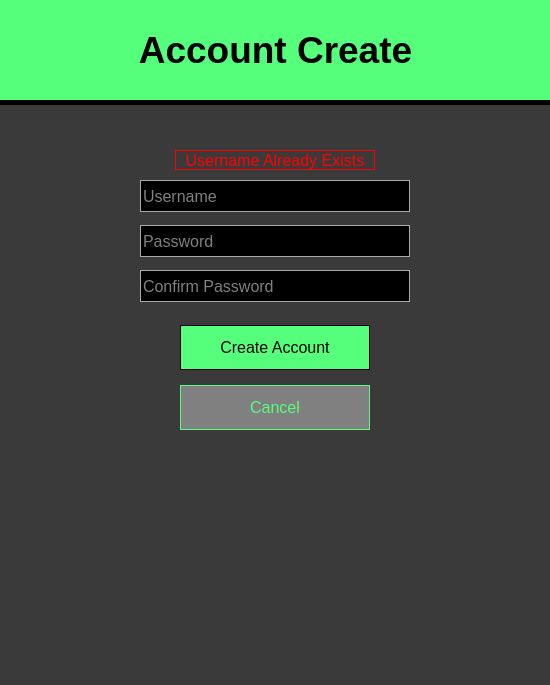
<?xml version="1.0" encoding="UTF-8"?>
<ui version="4.0">
 <class>cove_createaccount</class>
 <widget class="QWidget" name="cove_createaccount">
  <property name="windowModality">
   <enum>Qt::NonModal</enum>
  </property>
  <property name="geometry">
   <rect>
    <x>0</x>
    <y>0</y>
    <width>550</width>
    <height>685</height>
   </rect>
  </property>
  <property name="palette">
   <palette>
    <active>
     <colorrole role="WindowText">
      <brush brushstyle="SolidPattern">
       <color alpha="255">
        <red>255</red>
        <green>255</green>
        <blue>255</blue>
       </color>
      </brush>
     </colorrole>
     <colorrole role="Button">
      <brush brushstyle="SolidPattern">
       <color alpha="255">
        <red>58</red>
        <green>58</green>
        <blue>58</blue>
       </color>
      </brush>
     </colorrole>
     <colorrole role="Light">
      <brush brushstyle="SolidPattern">
       <color alpha="255">
        <red>87</red>
        <green>87</green>
        <blue>87</blue>
       </color>
      </brush>
     </colorrole>
     <colorrole role="Midlight">
      <brush brushstyle="SolidPattern">
       <color alpha="255">
        <red>72</red>
        <green>72</green>
        <blue>72</blue>
       </color>
      </brush>
     </colorrole>
     <colorrole role="Dark">
      <brush brushstyle="SolidPattern">
       <color alpha="255">
        <red>29</red>
        <green>29</green>
        <blue>29</blue>
       </color>
      </brush>
     </colorrole>
     <colorrole role="Mid">
      <brush brushstyle="SolidPattern">
       <color alpha="255">
        <red>38</red>
        <green>38</green>
        <blue>38</blue>
       </color>
      </brush>
     </colorrole>
     <colorrole role="Text">
      <brush brushstyle="SolidPattern">
       <color alpha="255">
        <red>255</red>
        <green>255</green>
        <blue>255</blue>
       </color>
      </brush>
     </colorrole>
     <colorrole role="BrightText">
      <brush brushstyle="SolidPattern">
       <color alpha="255">
        <red>255</red>
        <green>255</green>
        <blue>255</blue>
       </color>
      </brush>
     </colorrole>
     <colorrole role="ButtonText">
      <brush brushstyle="SolidPattern">
       <color alpha="255">
        <red>255</red>
        <green>255</green>
        <blue>255</blue>
       </color>
      </brush>
     </colorrole>
     <colorrole role="Base">
      <brush brushstyle="SolidPattern">
       <color alpha="255">
        <red>0</red>
        <green>0</green>
        <blue>0</blue>
       </color>
      </brush>
     </colorrole>
     <colorrole role="Window">
      <brush brushstyle="SolidPattern">
       <color alpha="255">
        <red>58</red>
        <green>58</green>
        <blue>58</blue>
       </color>
      </brush>
     </colorrole>
     <colorrole role="Shadow">
      <brush brushstyle="SolidPattern">
       <color alpha="255">
        <red>0</red>
        <green>0</green>
        <blue>0</blue>
       </color>
      </brush>
     </colorrole>
     <colorrole role="AlternateBase">
      <brush brushstyle="SolidPattern">
       <color alpha="255">
        <red>29</red>
        <green>29</green>
        <blue>29</blue>
       </color>
      </brush>
     </colorrole>
     <colorrole role="ToolTipBase">
      <brush brushstyle="SolidPattern">
       <color alpha="255">
        <red>255</red>
        <green>255</green>
        <blue>220</blue>
       </color>
      </brush>
     </colorrole>
     <colorrole role="ToolTipText">
      <brush brushstyle="SolidPattern">
       <color alpha="255">
        <red>0</red>
        <green>0</green>
        <blue>0</blue>
       </color>
      </brush>
     </colorrole>
    </active>
    <inactive>
     <colorrole role="WindowText">
      <brush brushstyle="SolidPattern">
       <color alpha="255">
        <red>255</red>
        <green>255</green>
        <blue>255</blue>
       </color>
      </brush>
     </colorrole>
     <colorrole role="Button">
      <brush brushstyle="SolidPattern">
       <color alpha="255">
        <red>58</red>
        <green>58</green>
        <blue>58</blue>
       </color>
      </brush>
     </colorrole>
     <colorrole role="Light">
      <brush brushstyle="SolidPattern">
       <color alpha="255">
        <red>87</red>
        <green>87</green>
        <blue>87</blue>
       </color>
      </brush>
     </colorrole>
     <colorrole role="Midlight">
      <brush brushstyle="SolidPattern">
       <color alpha="255">
        <red>72</red>
        <green>72</green>
        <blue>72</blue>
       </color>
      </brush>
     </colorrole>
     <colorrole role="Dark">
      <brush brushstyle="SolidPattern">
       <color alpha="255">
        <red>29</red>
        <green>29</green>
        <blue>29</blue>
       </color>
      </brush>
     </colorrole>
     <colorrole role="Mid">
      <brush brushstyle="SolidPattern">
       <color alpha="255">
        <red>38</red>
        <green>38</green>
        <blue>38</blue>
       </color>
      </brush>
     </colorrole>
     <colorrole role="Text">
      <brush brushstyle="SolidPattern">
       <color alpha="255">
        <red>255</red>
        <green>255</green>
        <blue>255</blue>
       </color>
      </brush>
     </colorrole>
     <colorrole role="BrightText">
      <brush brushstyle="SolidPattern">
       <color alpha="255">
        <red>255</red>
        <green>255</green>
        <blue>255</blue>
       </color>
      </brush>
     </colorrole>
     <colorrole role="ButtonText">
      <brush brushstyle="SolidPattern">
       <color alpha="255">
        <red>255</red>
        <green>255</green>
        <blue>255</blue>
       </color>
      </brush>
     </colorrole>
     <colorrole role="Base">
      <brush brushstyle="SolidPattern">
       <color alpha="255">
        <red>0</red>
        <green>0</green>
        <blue>0</blue>
       </color>
      </brush>
     </colorrole>
     <colorrole role="Window">
      <brush brushstyle="SolidPattern">
       <color alpha="255">
        <red>58</red>
        <green>58</green>
        <blue>58</blue>
       </color>
      </brush>
     </colorrole>
     <colorrole role="Shadow">
      <brush brushstyle="SolidPattern">
       <color alpha="255">
        <red>0</red>
        <green>0</green>
        <blue>0</blue>
       </color>
      </brush>
     </colorrole>
     <colorrole role="AlternateBase">
      <brush brushstyle="SolidPattern">
       <color alpha="255">
        <red>29</red>
        <green>29</green>
        <blue>29</blue>
       </color>
      </brush>
     </colorrole>
     <colorrole role="ToolTipBase">
      <brush brushstyle="SolidPattern">
       <color alpha="255">
        <red>255</red>
        <green>255</green>
        <blue>220</blue>
       </color>
      </brush>
     </colorrole>
     <colorrole role="ToolTipText">
      <brush brushstyle="SolidPattern">
       <color alpha="255">
        <red>0</red>
        <green>0</green>
        <blue>0</blue>
       </color>
      </brush>
     </colorrole>
    </inactive>
    <disabled>
     <colorrole role="WindowText">
      <brush brushstyle="SolidPattern">
       <color alpha="255">
        <red>29</red>
        <green>29</green>
        <blue>29</blue>
       </color>
      </brush>
     </colorrole>
     <colorrole role="Button">
      <brush brushstyle="SolidPattern">
       <color alpha="255">
        <red>58</red>
        <green>58</green>
        <blue>58</blue>
       </color>
      </brush>
     </colorrole>
     <colorrole role="Light">
      <brush brushstyle="SolidPattern">
       <color alpha="255">
        <red>87</red>
        <green>87</green>
        <blue>87</blue>
       </color>
      </brush>
     </colorrole>
     <colorrole role="Midlight">
      <brush brushstyle="SolidPattern">
       <color alpha="255">
        <red>72</red>
        <green>72</green>
        <blue>72</blue>
       </color>
      </brush>
     </colorrole>
     <colorrole role="Dark">
      <brush brushstyle="SolidPattern">
       <color alpha="255">
        <red>29</red>
        <green>29</green>
        <blue>29</blue>
       </color>
      </brush>
     </colorrole>
     <colorrole role="Mid">
      <brush brushstyle="SolidPattern">
       <color alpha="255">
        <red>38</red>
        <green>38</green>
        <blue>38</blue>
       </color>
      </brush>
     </colorrole>
     <colorrole role="Text">
      <brush brushstyle="SolidPattern">
       <color alpha="255">
        <red>29</red>
        <green>29</green>
        <blue>29</blue>
       </color>
      </brush>
     </colorrole>
     <colorrole role="BrightText">
      <brush brushstyle="SolidPattern">
       <color alpha="255">
        <red>255</red>
        <green>255</green>
        <blue>255</blue>
       </color>
      </brush>
     </colorrole>
     <colorrole role="ButtonText">
      <brush brushstyle="SolidPattern">
       <color alpha="255">
        <red>29</red>
        <green>29</green>
        <blue>29</blue>
       </color>
      </brush>
     </colorrole>
     <colorrole role="Base">
      <brush brushstyle="SolidPattern">
       <color alpha="255">
        <red>58</red>
        <green>58</green>
        <blue>58</blue>
       </color>
      </brush>
     </colorrole>
     <colorrole role="Window">
      <brush brushstyle="SolidPattern">
       <color alpha="255">
        <red>58</red>
        <green>58</green>
        <blue>58</blue>
       </color>
      </brush>
     </colorrole>
     <colorrole role="Shadow">
      <brush brushstyle="SolidPattern">
       <color alpha="255">
        <red>0</red>
        <green>0</green>
        <blue>0</blue>
       </color>
      </brush>
     </colorrole>
     <colorrole role="AlternateBase">
      <brush brushstyle="SolidPattern">
       <color alpha="255">
        <red>58</red>
        <green>58</green>
        <blue>58</blue>
       </color>
      </brush>
     </colorrole>
     <colorrole role="ToolTipBase">
      <brush brushstyle="SolidPattern">
       <color alpha="255">
        <red>255</red>
        <green>255</green>
        <blue>220</blue>
       </color>
      </brush>
     </colorrole>
     <colorrole role="ToolTipText">
      <brush brushstyle="SolidPattern">
       <color alpha="255">
        <red>0</red>
        <green>0</green>
        <blue>0</blue>
       </color>
      </brush>
     </colorrole>
    </disabled>
   </palette>
  </property>
  <property name="font">
   <font>
    <family>Arial</family>
    <pointsize>12</pointsize>
   </font>
  </property>
  <property name="windowTitle">
   <string>Form</string>
  </property>
  <property name="toolTipDuration">
   <number>-1</number>
  </property>
  <property name="autoFillBackground">
   <bool>true</bool>
  </property>
  <property name="styleSheet">
   <string notr="true"/>
  </property>
  <widget class="QPushButton" name="pushButton_CreateAccount">
   <property name="geometry">
    <rect>
     <x>180</x>
     <y>325</y>
     <width>190</width>
     <height>45</height>
    </rect>
   </property>
   <property name="palette">
    <palette>
     <active>
      <colorrole role="WindowText">
       <brush brushstyle="SolidPattern">
        <color alpha="255">
         <red>0</red>
         <green>0</green>
         <blue>0</blue>
        </color>
       </brush>
      </colorrole>
      <colorrole role="Button">
       <brush brushstyle="SolidPattern">
        <color alpha="255">
         <red>85</red>
         <green>255</green>
         <blue>124</blue>
        </color>
       </brush>
      </colorrole>
      <colorrole role="Light">
       <brush brushstyle="SolidPattern">
        <color alpha="255">
         <red>213</red>
         <green>127</green>
         <blue>255</blue>
        </color>
       </brush>
      </colorrole>
      <colorrole role="Midlight">
       <brush brushstyle="SolidPattern">
        <color alpha="255">
         <red>191</red>
         <green>63</green>
         <blue>255</blue>
        </color>
       </brush>
      </colorrole>
      <colorrole role="Dark">
       <brush brushstyle="SolidPattern">
        <color alpha="255">
         <red>85</red>
         <green>0</green>
         <blue>127</blue>
        </color>
       </brush>
      </colorrole>
      <colorrole role="Mid">
       <brush brushstyle="SolidPattern">
        <color alpha="255">
         <red>113</red>
         <green>0</green>
         <blue>170</blue>
        </color>
       </brush>
      </colorrole>
      <colorrole role="Text">
       <brush brushstyle="SolidPattern">
        <color alpha="255">
         <red>0</red>
         <green>0</green>
         <blue>0</blue>
        </color>
       </brush>
      </colorrole>
      <colorrole role="BrightText">
       <brush brushstyle="SolidPattern">
        <color alpha="255">
         <red>255</red>
         <green>255</green>
         <blue>255</blue>
        </color>
       </brush>
      </colorrole>
      <colorrole role="ButtonText">
       <brush brushstyle="SolidPattern">
        <color alpha="255">
         <red>0</red>
         <green>0</green>
         <blue>0</blue>
        </color>
       </brush>
      </colorrole>
      <colorrole role="Base">
       <brush brushstyle="SolidPattern">
        <color alpha="255">
         <red>85</red>
         <green>255</green>
         <blue>124</blue>
        </color>
       </brush>
      </colorrole>
      <colorrole role="Window">
       <brush brushstyle="SolidPattern">
        <color alpha="255">
         <red>85</red>
         <green>255</green>
         <blue>124</blue>
        </color>
       </brush>
      </colorrole>
      <colorrole role="Shadow">
       <brush brushstyle="SolidPattern">
        <color alpha="255">
         <red>0</red>
         <green>0</green>
         <blue>0</blue>
        </color>
       </brush>
      </colorrole>
      <colorrole role="Highlight">
       <brush brushstyle="SolidPattern">
        <color alpha="255">
         <red>0</red>
         <green>0</green>
         <blue>0</blue>
        </color>
       </brush>
      </colorrole>
      <colorrole role="HighlightedText">
       <brush brushstyle="SolidPattern">
        <color alpha="255">
         <red>128</red>
         <green>128</green>
         <blue>128</blue>
        </color>
       </brush>
      </colorrole>
      <colorrole role="AlternateBase">
       <brush brushstyle="SolidPattern">
        <color alpha="255">
         <red>128</red>
         <green>128</green>
         <blue>128</blue>
        </color>
       </brush>
      </colorrole>
      <colorrole role="ToolTipBase">
       <brush brushstyle="SolidPattern">
        <color alpha="255">
         <red>255</red>
         <green>255</green>
         <blue>220</blue>
        </color>
       </brush>
      </colorrole>
      <colorrole role="ToolTipText">
       <brush brushstyle="SolidPattern">
        <color alpha="255">
         <red>0</red>
         <green>0</green>
         <blue>0</blue>
        </color>
       </brush>
      </colorrole>
     </active>
     <inactive>
      <colorrole role="WindowText">
       <brush brushstyle="SolidPattern">
        <color alpha="255">
         <red>0</red>
         <green>0</green>
         <blue>0</blue>
        </color>
       </brush>
      </colorrole>
      <colorrole role="Button">
       <brush brushstyle="SolidPattern">
        <color alpha="255">
         <red>85</red>
         <green>255</green>
         <blue>124</blue>
        </color>
       </brush>
      </colorrole>
      <colorrole role="Light">
       <brush brushstyle="SolidPattern">
        <color alpha="255">
         <red>213</red>
         <green>127</green>
         <blue>255</blue>
        </color>
       </brush>
      </colorrole>
      <colorrole role="Midlight">
       <brush brushstyle="SolidPattern">
        <color alpha="255">
         <red>191</red>
         <green>63</green>
         <blue>255</blue>
        </color>
       </brush>
      </colorrole>
      <colorrole role="Dark">
       <brush brushstyle="SolidPattern">
        <color alpha="255">
         <red>85</red>
         <green>0</green>
         <blue>127</blue>
        </color>
       </brush>
      </colorrole>
      <colorrole role="Mid">
       <brush brushstyle="SolidPattern">
        <color alpha="255">
         <red>113</red>
         <green>0</green>
         <blue>170</blue>
        </color>
       </brush>
      </colorrole>
      <colorrole role="Text">
       <brush brushstyle="SolidPattern">
        <color alpha="255">
         <red>0</red>
         <green>0</green>
         <blue>0</blue>
        </color>
       </brush>
      </colorrole>
      <colorrole role="BrightText">
       <brush brushstyle="SolidPattern">
        <color alpha="255">
         <red>255</red>
         <green>255</green>
         <blue>255</blue>
        </color>
       </brush>
      </colorrole>
      <colorrole role="ButtonText">
       <brush brushstyle="SolidPattern">
        <color alpha="255">
         <red>0</red>
         <green>0</green>
         <blue>0</blue>
        </color>
       </brush>
      </colorrole>
      <colorrole role="Base">
       <brush brushstyle="SolidPattern">
        <color alpha="255">
         <red>85</red>
         <green>255</green>
         <blue>124</blue>
        </color>
       </brush>
      </colorrole>
      <colorrole role="Window">
       <brush brushstyle="SolidPattern">
        <color alpha="255">
         <red>85</red>
         <green>255</green>
         <blue>124</blue>
        </color>
       </brush>
      </colorrole>
      <colorrole role="Shadow">
       <brush brushstyle="SolidPattern">
        <color alpha="255">
         <red>0</red>
         <green>0</green>
         <blue>0</blue>
        </color>
       </brush>
      </colorrole>
      <colorrole role="Highlight">
       <brush brushstyle="SolidPattern">
        <color alpha="255">
         <red>0</red>
         <green>0</green>
         <blue>0</blue>
        </color>
       </brush>
      </colorrole>
      <colorrole role="HighlightedText">
       <brush brushstyle="SolidPattern">
        <color alpha="255">
         <red>128</red>
         <green>128</green>
         <blue>128</blue>
        </color>
       </brush>
      </colorrole>
      <colorrole role="AlternateBase">
       <brush brushstyle="SolidPattern">
        <color alpha="255">
         <red>128</red>
         <green>128</green>
         <blue>128</blue>
        </color>
       </brush>
      </colorrole>
      <colorrole role="ToolTipBase">
       <brush brushstyle="SolidPattern">
        <color alpha="255">
         <red>255</red>
         <green>255</green>
         <blue>220</blue>
        </color>
       </brush>
      </colorrole>
      <colorrole role="ToolTipText">
       <brush brushstyle="SolidPattern">
        <color alpha="255">
         <red>0</red>
         <green>0</green>
         <blue>0</blue>
        </color>
       </brush>
      </colorrole>
     </inactive>
     <disabled>
      <colorrole role="WindowText">
       <brush brushstyle="SolidPattern">
        <color alpha="255">
         <red>211</red>
         <green>211</green>
         <blue>211</blue>
        </color>
       </brush>
      </colorrole>
      <colorrole role="Button">
       <brush brushstyle="SolidPattern">
        <color alpha="255">
         <red>128</red>
         <green>128</green>
         <blue>128</blue>
        </color>
       </brush>
      </colorrole>
      <colorrole role="Light">
       <brush brushstyle="SolidPattern">
        <color alpha="255">
         <red>213</red>
         <green>127</green>
         <blue>255</blue>
        </color>
       </brush>
      </colorrole>
      <colorrole role="Midlight">
       <brush brushstyle="SolidPattern">
        <color alpha="255">
         <red>191</red>
         <green>63</green>
         <blue>255</blue>
        </color>
       </brush>
      </colorrole>
      <colorrole role="Dark">
       <brush brushstyle="SolidPattern">
        <color alpha="255">
         <red>85</red>
         <green>0</green>
         <blue>127</blue>
        </color>
       </brush>
      </colorrole>
      <colorrole role="Mid">
       <brush brushstyle="SolidPattern">
        <color alpha="255">
         <red>113</red>
         <green>0</green>
         <blue>170</blue>
        </color>
       </brush>
      </colorrole>
      <colorrole role="Text">
       <brush brushstyle="SolidPattern">
        <color alpha="255">
         <red>211</red>
         <green>211</green>
         <blue>211</blue>
        </color>
       </brush>
      </colorrole>
      <colorrole role="BrightText">
       <brush brushstyle="SolidPattern">
        <color alpha="255">
         <red>255</red>
         <green>255</green>
         <blue>255</blue>
        </color>
       </brush>
      </colorrole>
      <colorrole role="ButtonText">
       <brush brushstyle="SolidPattern">
        <color alpha="255">
         <red>211</red>
         <green>211</green>
         <blue>211</blue>
        </color>
       </brush>
      </colorrole>
      <colorrole role="Base">
       <brush brushstyle="SolidPattern">
        <color alpha="255">
         <red>128</red>
         <green>128</green>
         <blue>128</blue>
        </color>
       </brush>
      </colorrole>
      <colorrole role="Window">
       <brush brushstyle="SolidPattern">
        <color alpha="255">
         <red>128</red>
         <green>128</green>
         <blue>128</blue>
        </color>
       </brush>
      </colorrole>
      <colorrole role="Shadow">
       <brush brushstyle="SolidPattern">
        <color alpha="255">
         <red>0</red>
         <green>0</green>
         <blue>0</blue>
        </color>
       </brush>
      </colorrole>
      <colorrole role="Highlight">
       <brush brushstyle="SolidPattern">
        <color alpha="255">
         <red>0</red>
         <green>0</green>
         <blue>0</blue>
        </color>
       </brush>
      </colorrole>
      <colorrole role="HighlightedText">
       <brush brushstyle="SolidPattern">
        <color alpha="255">
         <red>128</red>
         <green>128</green>
         <blue>128</blue>
        </color>
       </brush>
      </colorrole>
      <colorrole role="AlternateBase">
       <brush brushstyle="SolidPattern">
        <color alpha="255">
         <red>128</red>
         <green>128</green>
         <blue>128</blue>
        </color>
       </brush>
      </colorrole>
      <colorrole role="ToolTipBase">
       <brush brushstyle="SolidPattern">
        <color alpha="255">
         <red>255</red>
         <green>255</green>
         <blue>220</blue>
        </color>
       </brush>
      </colorrole>
      <colorrole role="ToolTipText">
       <brush brushstyle="SolidPattern">
        <color alpha="255">
         <red>0</red>
         <green>0</green>
         <blue>0</blue>
        </color>
       </brush>
      </colorrole>
     </disabled>
    </palette>
   </property>
   <property name="font">
    <font>
     <family>Arial</family>
     <pointsize>12</pointsize>
    </font>
   </property>
   <property name="autoFillBackground">
    <bool>false</bool>
   </property>
   <property name="styleSheet">
    <string notr="true">QPushButton
{
	color: black;
	background-color: #55ff7c;
	alternate-background-color: grey;
	font: 12pt &quot;Arial&quot;;
	selection-color: grey;
	selection-background-color: black;
	border: 1px solid black
}
QPushButton:hover
{
	border: 2px solid black;
}
QPushButton:disabled
{
	color: lightgrey;
	background-color: grey;
	border: 1px solid lightgrey;
}</string>
   </property>
   <property name="text">
    <string>Create Account</string>
   </property>
  </widget>
  <widget class="QPushButton" name="pushButton_Cancel">
   <property name="geometry">
    <rect>
     <x>180</x>
     <y>385</y>
     <width>190</width>
     <height>45</height>
    </rect>
   </property>
   <property name="palette">
    <palette>
     <active>
      <colorrole role="WindowText">
       <brush brushstyle="SolidPattern">
        <color alpha="255">
         <red>85</red>
         <green>255</green>
         <blue>124</blue>
        </color>
       </brush>
      </colorrole>
      <colorrole role="Button">
       <brush brushstyle="SolidPattern">
        <color alpha="255">
         <red>128</red>
         <green>128</green>
         <blue>128</blue>
        </color>
       </brush>
      </colorrole>
      <colorrole role="Light">
       <brush brushstyle="SolidPattern">
        <color alpha="255">
         <red>213</red>
         <green>127</green>
         <blue>255</blue>
        </color>
       </brush>
      </colorrole>
      <colorrole role="Midlight">
       <brush brushstyle="SolidPattern">
        <color alpha="255">
         <red>191</red>
         <green>63</green>
         <blue>255</blue>
        </color>
       </brush>
      </colorrole>
      <colorrole role="Dark">
       <brush brushstyle="SolidPattern">
        <color alpha="255">
         <red>85</red>
         <green>0</green>
         <blue>127</blue>
        </color>
       </brush>
      </colorrole>
      <colorrole role="Mid">
       <brush brushstyle="SolidPattern">
        <color alpha="255">
         <red>113</red>
         <green>0</green>
         <blue>170</blue>
        </color>
       </brush>
      </colorrole>
      <colorrole role="Text">
       <brush brushstyle="SolidPattern">
        <color alpha="255">
         <red>85</red>
         <green>255</green>
         <blue>124</blue>
        </color>
       </brush>
      </colorrole>
      <colorrole role="BrightText">
       <brush brushstyle="SolidPattern">
        <color alpha="255">
         <red>255</red>
         <green>255</green>
         <blue>255</blue>
        </color>
       </brush>
      </colorrole>
      <colorrole role="ButtonText">
       <brush brushstyle="SolidPattern">
        <color alpha="255">
         <red>85</red>
         <green>255</green>
         <blue>124</blue>
        </color>
       </brush>
      </colorrole>
      <colorrole role="Base">
       <brush brushstyle="SolidPattern">
        <color alpha="255">
         <red>128</red>
         <green>128</green>
         <blue>128</blue>
        </color>
       </brush>
      </colorrole>
      <colorrole role="Window">
       <brush brushstyle="SolidPattern">
        <color alpha="255">
         <red>128</red>
         <green>128</green>
         <blue>128</blue>
        </color>
       </brush>
      </colorrole>
      <colorrole role="Shadow">
       <brush brushstyle="SolidPattern">
        <color alpha="255">
         <red>0</red>
         <green>0</green>
         <blue>0</blue>
        </color>
       </brush>
      </colorrole>
      <colorrole role="Highlight">
       <brush brushstyle="SolidPattern">
        <color alpha="255">
         <red>0</red>
         <green>0</green>
         <blue>0</blue>
        </color>
       </brush>
      </colorrole>
      <colorrole role="HighlightedText">
       <brush brushstyle="SolidPattern">
        <color alpha="255">
         <red>128</red>
         <green>128</green>
         <blue>128</blue>
        </color>
       </brush>
      </colorrole>
      <colorrole role="AlternateBase">
       <brush brushstyle="SolidPattern">
        <color alpha="255">
         <red>128</red>
         <green>128</green>
         <blue>128</blue>
        </color>
       </brush>
      </colorrole>
      <colorrole role="ToolTipBase">
       <brush brushstyle="SolidPattern">
        <color alpha="255">
         <red>255</red>
         <green>255</green>
         <blue>220</blue>
        </color>
       </brush>
      </colorrole>
      <colorrole role="ToolTipText">
       <brush brushstyle="SolidPattern">
        <color alpha="255">
         <red>0</red>
         <green>0</green>
         <blue>0</blue>
        </color>
       </brush>
      </colorrole>
     </active>
     <inactive>
      <colorrole role="WindowText">
       <brush brushstyle="SolidPattern">
        <color alpha="255">
         <red>85</red>
         <green>255</green>
         <blue>124</blue>
        </color>
       </brush>
      </colorrole>
      <colorrole role="Button">
       <brush brushstyle="SolidPattern">
        <color alpha="255">
         <red>128</red>
         <green>128</green>
         <blue>128</blue>
        </color>
       </brush>
      </colorrole>
      <colorrole role="Light">
       <brush brushstyle="SolidPattern">
        <color alpha="255">
         <red>213</red>
         <green>127</green>
         <blue>255</blue>
        </color>
       </brush>
      </colorrole>
      <colorrole role="Midlight">
       <brush brushstyle="SolidPattern">
        <color alpha="255">
         <red>191</red>
         <green>63</green>
         <blue>255</blue>
        </color>
       </brush>
      </colorrole>
      <colorrole role="Dark">
       <brush brushstyle="SolidPattern">
        <color alpha="255">
         <red>85</red>
         <green>0</green>
         <blue>127</blue>
        </color>
       </brush>
      </colorrole>
      <colorrole role="Mid">
       <brush brushstyle="SolidPattern">
        <color alpha="255">
         <red>113</red>
         <green>0</green>
         <blue>170</blue>
        </color>
       </brush>
      </colorrole>
      <colorrole role="Text">
       <brush brushstyle="SolidPattern">
        <color alpha="255">
         <red>85</red>
         <green>255</green>
         <blue>124</blue>
        </color>
       </brush>
      </colorrole>
      <colorrole role="BrightText">
       <brush brushstyle="SolidPattern">
        <color alpha="255">
         <red>255</red>
         <green>255</green>
         <blue>255</blue>
        </color>
       </brush>
      </colorrole>
      <colorrole role="ButtonText">
       <brush brushstyle="SolidPattern">
        <color alpha="255">
         <red>85</red>
         <green>255</green>
         <blue>124</blue>
        </color>
       </brush>
      </colorrole>
      <colorrole role="Base">
       <brush brushstyle="SolidPattern">
        <color alpha="255">
         <red>128</red>
         <green>128</green>
         <blue>128</blue>
        </color>
       </brush>
      </colorrole>
      <colorrole role="Window">
       <brush brushstyle="SolidPattern">
        <color alpha="255">
         <red>128</red>
         <green>128</green>
         <blue>128</blue>
        </color>
       </brush>
      </colorrole>
      <colorrole role="Shadow">
       <brush brushstyle="SolidPattern">
        <color alpha="255">
         <red>0</red>
         <green>0</green>
         <blue>0</blue>
        </color>
       </brush>
      </colorrole>
      <colorrole role="Highlight">
       <brush brushstyle="SolidPattern">
        <color alpha="255">
         <red>0</red>
         <green>0</green>
         <blue>0</blue>
        </color>
       </brush>
      </colorrole>
      <colorrole role="HighlightedText">
       <brush brushstyle="SolidPattern">
        <color alpha="255">
         <red>128</red>
         <green>128</green>
         <blue>128</blue>
        </color>
       </brush>
      </colorrole>
      <colorrole role="AlternateBase">
       <brush brushstyle="SolidPattern">
        <color alpha="255">
         <red>128</red>
         <green>128</green>
         <blue>128</blue>
        </color>
       </brush>
      </colorrole>
      <colorrole role="ToolTipBase">
       <brush brushstyle="SolidPattern">
        <color alpha="255">
         <red>255</red>
         <green>255</green>
         <blue>220</blue>
        </color>
       </brush>
      </colorrole>
      <colorrole role="ToolTipText">
       <brush brushstyle="SolidPattern">
        <color alpha="255">
         <red>0</red>
         <green>0</green>
         <blue>0</blue>
        </color>
       </brush>
      </colorrole>
     </inactive>
     <disabled>
      <colorrole role="WindowText">
       <brush brushstyle="SolidPattern">
        <color alpha="255">
         <red>85</red>
         <green>255</green>
         <blue>124</blue>
        </color>
       </brush>
      </colorrole>
      <colorrole role="Button">
       <brush brushstyle="SolidPattern">
        <color alpha="255">
         <red>128</red>
         <green>128</green>
         <blue>128</blue>
        </color>
       </brush>
      </colorrole>
      <colorrole role="Light">
       <brush brushstyle="SolidPattern">
        <color alpha="255">
         <red>213</red>
         <green>127</green>
         <blue>255</blue>
        </color>
       </brush>
      </colorrole>
      <colorrole role="Midlight">
       <brush brushstyle="SolidPattern">
        <color alpha="255">
         <red>191</red>
         <green>63</green>
         <blue>255</blue>
        </color>
       </brush>
      </colorrole>
      <colorrole role="Dark">
       <brush brushstyle="SolidPattern">
        <color alpha="255">
         <red>85</red>
         <green>0</green>
         <blue>127</blue>
        </color>
       </brush>
      </colorrole>
      <colorrole role="Mid">
       <brush brushstyle="SolidPattern">
        <color alpha="255">
         <red>113</red>
         <green>0</green>
         <blue>170</blue>
        </color>
       </brush>
      </colorrole>
      <colorrole role="Text">
       <brush brushstyle="SolidPattern">
        <color alpha="255">
         <red>85</red>
         <green>255</green>
         <blue>124</blue>
        </color>
       </brush>
      </colorrole>
      <colorrole role="BrightText">
       <brush brushstyle="SolidPattern">
        <color alpha="255">
         <red>255</red>
         <green>255</green>
         <blue>255</blue>
        </color>
       </brush>
      </colorrole>
      <colorrole role="ButtonText">
       <brush brushstyle="SolidPattern">
        <color alpha="255">
         <red>85</red>
         <green>255</green>
         <blue>124</blue>
        </color>
       </brush>
      </colorrole>
      <colorrole role="Base">
       <brush brushstyle="SolidPattern">
        <color alpha="255">
         <red>128</red>
         <green>128</green>
         <blue>128</blue>
        </color>
       </brush>
      </colorrole>
      <colorrole role="Window">
       <brush brushstyle="SolidPattern">
        <color alpha="255">
         <red>128</red>
         <green>128</green>
         <blue>128</blue>
        </color>
       </brush>
      </colorrole>
      <colorrole role="Shadow">
       <brush brushstyle="SolidPattern">
        <color alpha="255">
         <red>0</red>
         <green>0</green>
         <blue>0</blue>
        </color>
       </brush>
      </colorrole>
      <colorrole role="Highlight">
       <brush brushstyle="SolidPattern">
        <color alpha="255">
         <red>0</red>
         <green>0</green>
         <blue>0</blue>
        </color>
       </brush>
      </colorrole>
      <colorrole role="HighlightedText">
       <brush brushstyle="SolidPattern">
        <color alpha="255">
         <red>128</red>
         <green>128</green>
         <blue>128</blue>
        </color>
       </brush>
      </colorrole>
      <colorrole role="AlternateBase">
       <brush brushstyle="SolidPattern">
        <color alpha="255">
         <red>128</red>
         <green>128</green>
         <blue>128</blue>
        </color>
       </brush>
      </colorrole>
      <colorrole role="ToolTipBase">
       <brush brushstyle="SolidPattern">
        <color alpha="255">
         <red>255</red>
         <green>255</green>
         <blue>220</blue>
        </color>
       </brush>
      </colorrole>
      <colorrole role="ToolTipText">
       <brush brushstyle="SolidPattern">
        <color alpha="255">
         <red>0</red>
         <green>0</green>
         <blue>0</blue>
        </color>
       </brush>
      </colorrole>
     </disabled>
    </palette>
   </property>
   <property name="font">
    <font>
     <family>Arial</family>
     <pointsize>12</pointsize>
    </font>
   </property>
   <property name="autoFillBackground">
    <bool>false</bool>
   </property>
   <property name="styleSheet">
    <string notr="true">QPushButton
{
	color: #55ff7c;
	background-color: grey;
	alternate-background-color: grey;
	font: 12pt &quot;Arial&quot;;
	selection-color: grey;
	selection-background-color: black;
	border: 1px solid #55ff7c
}
QPushButton:hover
{
	border: 2px solid #55ff7c;
}
</string>
   </property>
   <property name="text">
    <string>Cancel</string>
   </property>
  </widget>
  <widget class="QLineEdit" name="lineEdit_Username">
   <property name="geometry">
    <rect>
     <x>140</x>
     <y>180</y>
     <width>270</width>
     <height>32</height>
    </rect>
   </property>
   <property name="font">
    <font>
     <family>Arial</family>
     <pointsize>12</pointsize>
    </font>
   </property>
   <property name="acceptDrops">
    <bool>false</bool>
   </property>
   <property name="autoFillBackground">
    <bool>false</bool>
   </property>
   <property name="styleSheet">
    <string notr="true">QLineEdit
{
	color: white;
	background-color: black;
	alternate-background-color: black;
	font: 12pt &quot;Arial&quot;;
	selection-color: black;
	selection-background-color: white;
	border: 1px solid darkgrey;
}
QLineEdit:hover
{
	border: 1px solid lightgrey;
}
QLineEdit:focus
{
	border: 1px solid  rgb(84, 255, 124);
}</string>
   </property>
   <property name="maxLength">
    <number>24</number>
   </property>
   <property name="frame">
    <bool>false</bool>
   </property>
   <property name="placeholderText">
    <string>Username</string>
   </property>
  </widget>
  <widget class="QLineEdit" name="lineEdit_ConfirmPassword">
   <property name="geometry">
    <rect>
     <x>140</x>
     <y>270</y>
     <width>270</width>
     <height>32</height>
    </rect>
   </property>
   <property name="font">
    <font>
     <family>Arial</family>
     <pointsize>12</pointsize>
    </font>
   </property>
   <property name="acceptDrops">
    <bool>false</bool>
   </property>
   <property name="autoFillBackground">
    <bool>false</bool>
   </property>
   <property name="styleSheet">
    <string notr="true">QLineEdit
{
	color: white;
	background-color: black;
	alternate-background-color: black;
	font: 12pt &quot;Arial&quot;;
	selection-color: black;
	selection-background-color: white;
	border: 1px solid darkgrey;
}
QLineEdit:hover
{
	border: 1px solid lightgrey;
}
QLineEdit:focus
{
	border: 1px solid  rgb(84, 255, 124);
}</string>
   </property>
   <property name="maxLength">
    <number>24</number>
   </property>
   <property name="frame">
    <bool>false</bool>
   </property>
   <property name="echoMode">
    <enum>QLineEdit::Password</enum>
   </property>
   <property name="placeholderText">
    <string>Confirm Password</string>
   </property>
  </widget>
  <widget class="QLineEdit" name="lineEdit_Password">
   <property name="geometry">
    <rect>
     <x>140</x>
     <y>225</y>
     <width>270</width>
     <height>32</height>
    </rect>
   </property>
   <property name="font">
    <font>
     <family>Arial</family>
     <pointsize>12</pointsize>
    </font>
   </property>
   <property name="acceptDrops">
    <bool>false</bool>
   </property>
   <property name="styleSheet">
    <string notr="true">QLineEdit
{
	color: white;
	background-color: black;
	alternate-background-color: black;
	font: 12pt &quot;Arial&quot;;
	selection-color: black;
	selection-background-color: white;
	border: 1px solid darkgrey;
}
QLineEdit:hover
{
	border: 1px solid lightgrey;
}
QLineEdit:focus
{
	border: 1px solid  rgb(84, 255, 124);
}</string>
   </property>
   <property name="maxLength">
    <number>24</number>
   </property>
   <property name="frame">
    <bool>false</bool>
   </property>
   <property name="echoMode">
    <enum>QLineEdit::Password</enum>
   </property>
   <property name="placeholderText">
    <string>Password</string>
   </property>
  </widget>
  <widget class="QLabel" name="label_AccountCreate">
   <property name="geometry">
    <rect>
     <x>88</x>
     <y>25</y>
     <width>375</width>
     <height>50</height>
    </rect>
   </property>
   <property name="font">
    <font>
     <pointsize>28</pointsize>
     <weight>75</weight>
     <bold>true</bold>
    </font>
   </property>
   <property name="layoutDirection">
    <enum>Qt::LeftToRight</enum>
   </property>
   <property name="styleSheet">
    <string notr="true">QLabel{
	color: black;
}</string>
   </property>
   <property name="frameShape">
    <enum>QFrame::NoFrame</enum>
   </property>
   <property name="text">
    <string>Account Create</string>
   </property>
   <property name="textFormat">
    <enum>Qt::AutoText</enum>
   </property>
   <property name="alignment">
    <set>Qt::AlignCenter</set>
   </property>
  </widget>
  <widget class="QLabel" name="label_UsernameAleardyExists">
   <property name="geometry">
    <rect>
     <x>175</x>
     <y>150</y>
     <width>200</width>
     <height>20</height>
    </rect>
   </property>
   <property name="font">
    <font>
     <family>Arial</family>
     <pointsize>12</pointsize>
    </font>
   </property>
   <property name="styleSheet">
    <string notr="true">QLabel{
	color: red;
	background-color: none;
	border: 1px solid red;
}</string>
   </property>
   <property name="text">
    <string>Username Already Exists</string>
   </property>
   <property name="alignment">
    <set>Qt::AlignCenter</set>
   </property>
  </widget>
  <widget class="QLabel" name="label_TitleColor">
   <property name="geometry">
    <rect>
     <x>0</x>
     <y>0</y>
     <width>550</width>
     <height>100</height>
    </rect>
   </property>
   <property name="styleSheet">
    <string notr="true">QLabel
{
	background-color: #55ff7c;
}</string>
   </property>
   <property name="text">
    <string/>
   </property>
  </widget>
  <widget class="Line" name="line">
   <property name="geometry">
    <rect>
     <x>0</x>
     <y>100</y>
     <width>550</width>
     <height>5</height>
    </rect>
   </property>
   <property name="styleSheet">
    <string notr="true">QLine
{
	color: black;
}</string>
   </property>
   <property name="frameShadow">
    <enum>QFrame::Plain</enum>
   </property>
   <property name="lineWidth">
    <number>5</number>
   </property>
   <property name="orientation">
    <enum>Qt::Horizontal</enum>
   </property>
  </widget>
  <zorder>pushButton_CreateAccount</zorder>
  <zorder>pushButton_Cancel</zorder>
  <zorder>lineEdit_Username</zorder>
  <zorder>lineEdit_ConfirmPassword</zorder>
  <zorder>lineEdit_Password</zorder>
  <zorder>label_UsernameAleardyExists</zorder>
  <zorder>label_TitleColor</zorder>
  <zorder>label_AccountCreate</zorder>
  <zorder>line</zorder>
 </widget>
 <tabstops>
  <tabstop>lineEdit_Username</tabstop>
  <tabstop>lineEdit_Password</tabstop>
  <tabstop>lineEdit_ConfirmPassword</tabstop>
  <tabstop>pushButton_CreateAccount</tabstop>
  <tabstop>pushButton_Cancel</tabstop>
 </tabstops>
 <resources/>
 <connections/>
</ui>
